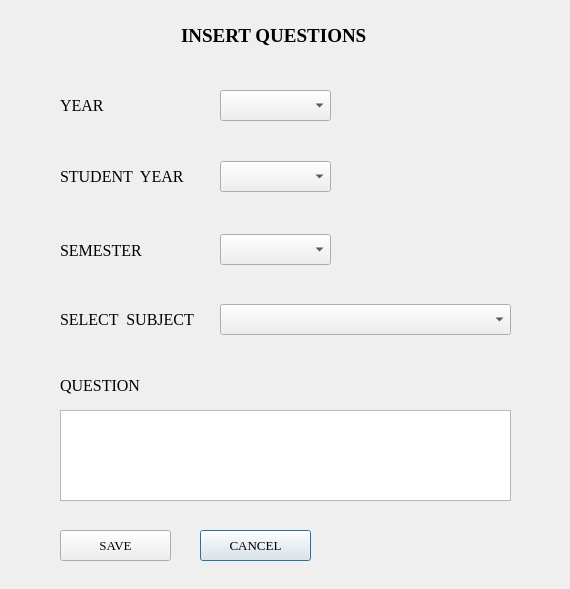
<?xml version="1.0" encoding="UTF-8"?>
<ui version="4.0">
 <class>Dialog_insert_question</class>
 <widget class="QDialog" name="Dialog_insert_question">
  <property name="geometry">
   <rect>
    <x>0</x>
    <y>0</y>
    <width>570</width>
    <height>589</height>
   </rect>
  </property>
  <property name="windowTitle">
   <string>Dialog</string>
  </property>
  <widget class="QLabel" name="label_year">
   <property name="geometry">
    <rect>
     <x>60</x>
     <y>166</y>
     <width>141</width>
     <height>21</height>
    </rect>
   </property>
   <property name="font">
    <font>
     <family>Times New Roman</family>
     <pointsize>12</pointsize>
    </font>
   </property>
   <property name="text">
    <string>STUDENT  YEAR</string>
   </property>
  </widget>
  <widget class="QComboBox" name="comboBox_year">
   <property name="geometry">
    <rect>
     <x>220</x>
     <y>161</y>
     <width>111</width>
     <height>31</height>
    </rect>
   </property>
   <property name="font">
    <font>
     <family>Times New Roman</family>
     <pointsize>12</pointsize>
    </font>
   </property>
  </widget>
  <widget class="QComboBox" name="comboBox_semester">
   <property name="geometry">
    <rect>
     <x>220</x>
     <y>234</y>
     <width>111</width>
     <height>31</height>
    </rect>
   </property>
   <property name="font">
    <font>
     <family>Times New Roman</family>
     <pointsize>12</pointsize>
    </font>
   </property>
  </widget>
  <widget class="QLabel" name="lbl_select_subject">
   <property name="geometry">
    <rect>
     <x>60</x>
     <y>309</y>
     <width>151</width>
     <height>21</height>
    </rect>
   </property>
   <property name="font">
    <font>
     <family>Times New Roman</family>
     <pointsize>12</pointsize>
    </font>
   </property>
   <property name="text">
    <string>SELECT  SUBJECT</string>
   </property>
  </widget>
  <widget class="QComboBox" name="cmb_select_process">
   <property name="geometry">
    <rect>
     <x>220</x>
     <y>304</y>
     <width>291</width>
     <height>31</height>
    </rect>
   </property>
   <property name="font">
    <font>
     <family>Times New Roman</family>
     <pointsize>12</pointsize>
    </font>
   </property>
  </widget>
  <widget class="QLabel" name="label_semester">
   <property name="geometry">
    <rect>
     <x>60</x>
     <y>240</y>
     <width>91</width>
     <height>21</height>
    </rect>
   </property>
   <property name="font">
    <font>
     <family>Times New Roman</family>
     <pointsize>12</pointsize>
    </font>
   </property>
   <property name="text">
    <string>SEMESTER</string>
   </property>
  </widget>
  <widget class="QLabel" name="label_insert_question">
   <property name="geometry">
    <rect>
     <x>181</x>
     <y>20</y>
     <width>201</width>
     <height>31</height>
    </rect>
   </property>
   <property name="font">
    <font>
     <family>Times New Roman</family>
     <pointsize>14</pointsize>
     <weight>75</weight>
     <bold>true</bold>
    </font>
   </property>
   <property name="text">
    <string>INSERT QUESTIONS</string>
   </property>
  </widget>
  <widget class="QPushButton" name="btn_cancel">
   <property name="geometry">
    <rect>
     <x>200</x>
     <y>530</y>
     <width>111</width>
     <height>31</height>
    </rect>
   </property>
   <property name="font">
    <font>
     <family>Times New Roman</family>
     <pointsize>10</pointsize>
    </font>
   </property>
   <property name="text">
    <string>CANCEL</string>
   </property>
   <property name="icon">
    <iconset>
     <normaloff>Qt_interface/SE_syllabus/if_draw-08_725558.png</normaloff>Qt_interface/SE_syllabus/if_draw-08_725558.png</iconset>
   </property>
   <property name="iconSize">
    <size>
     <width>20</width>
     <height>20</height>
    </size>
   </property>
  </widget>
  <widget class="QLabel" name="lbl_question">
   <property name="geometry">
    <rect>
     <x>60</x>
     <y>370</y>
     <width>91</width>
     <height>31</height>
    </rect>
   </property>
   <property name="font">
    <font>
     <family>Times New Roman</family>
     <pointsize>12</pointsize>
     <weight>50</weight>
     <bold>false</bold>
    </font>
   </property>
   <property name="text">
    <string>QUESTION</string>
   </property>
  </widget>
  <widget class="QPushButton" name="btn_save">
   <property name="geometry">
    <rect>
     <x>60</x>
     <y>530</y>
     <width>111</width>
     <height>31</height>
    </rect>
   </property>
   <property name="font">
    <font>
     <family>Times New Roman</family>
     <pointsize>10</pointsize>
    </font>
   </property>
   <property name="text">
    <string>SAVE</string>
   </property>
   <property name="icon">
    <iconset>
     <normaloff>Qt_interface/SE_syllabus/Save-as.png</normaloff>Qt_interface/SE_syllabus/Save-as.png</iconset>
   </property>
   <property name="iconSize">
    <size>
     <width>20</width>
     <height>20</height>
    </size>
   </property>
  </widget>
  <widget class="QTextEdit" name="textEdit_question">
   <property name="geometry">
    <rect>
     <x>60</x>
     <y>410</y>
     <width>451</width>
     <height>91</height>
    </rect>
   </property>
   <property name="font">
    <font>
     <family>Times New Roman</family>
     <pointsize>12</pointsize>
    </font>
   </property>
  </widget>
  <widget class="QLabel" name="label_year_2">
   <property name="geometry">
    <rect>
     <x>60</x>
     <y>95</y>
     <width>81</width>
     <height>21</height>
    </rect>
   </property>
   <property name="font">
    <font>
     <family>Times New Roman</family>
     <pointsize>12</pointsize>
    </font>
   </property>
   <property name="text">
    <string>YEAR</string>
   </property>
  </widget>
  <widget class="QComboBox" name="comboBox_year_2">
   <property name="geometry">
    <rect>
     <x>220</x>
     <y>90</y>
     <width>111</width>
     <height>31</height>
    </rect>
   </property>
   <property name="font">
    <font>
     <family>Times New Roman</family>
     <pointsize>12</pointsize>
    </font>
   </property>
  </widget>
 </widget>
 <resources/>
 <connections>
  <connection>
   <sender>btn_cancel</sender>
   <signal>clicked()</signal>
   <receiver>textEdit_question</receiver>
   <slot>clear()</slot>
   <hints>
    <hint type="sourcelabel">
     <x>366</x>
     <y>494</y>
    </hint>
    <hint type="destinationlabel">
     <x>356</x>
     <y>424</y>
    </hint>
   </hints>
  </connection>
 </connections>
</ui>
